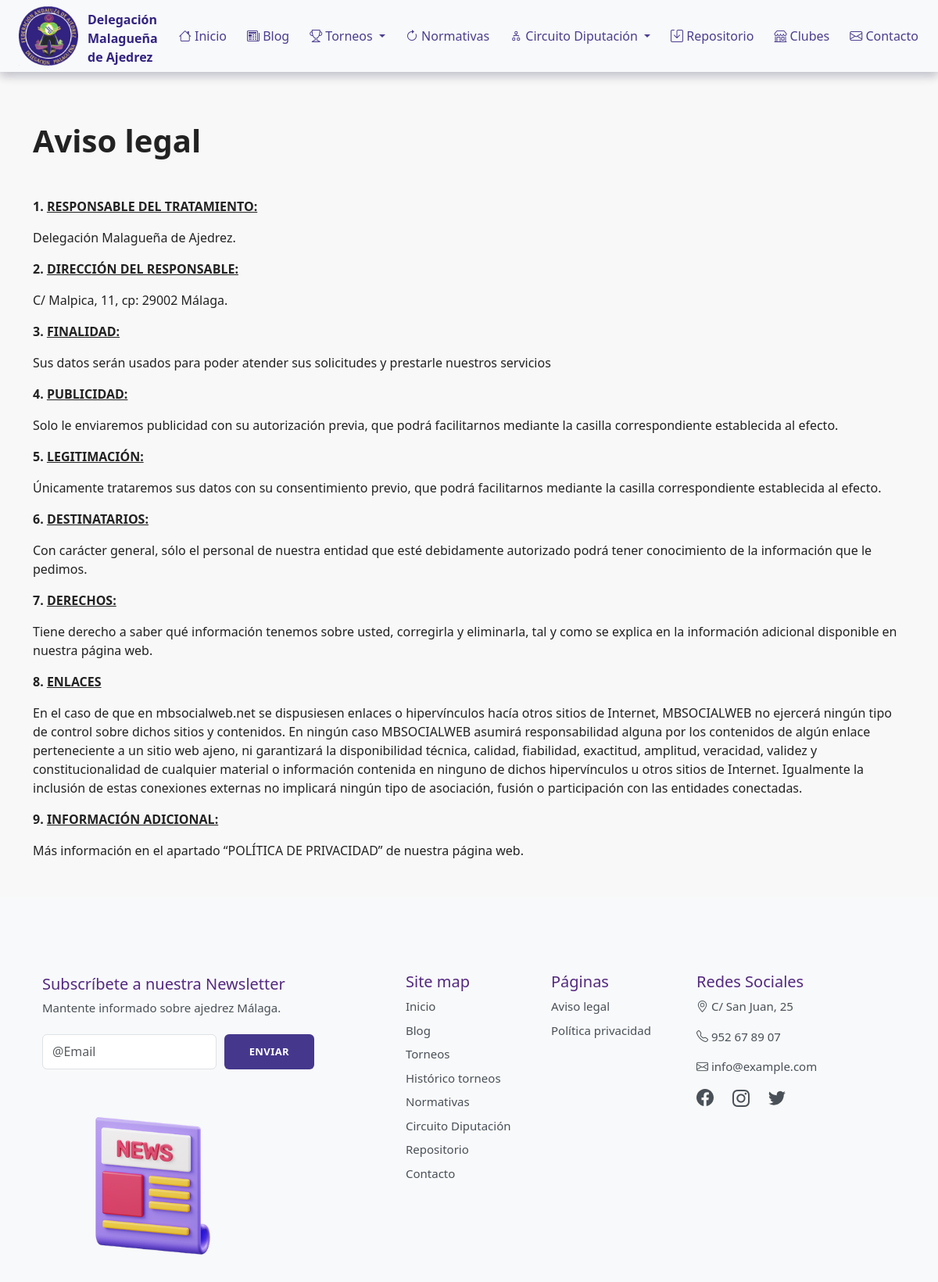
Page /pagina/1/intermedios-y-avanzados/ on the committed database.
### page/models.py (models this page shows, shortened)
class Page(models.Model):
    title = models.CharField('titulo', max_length=100)
    content = RichTextUploadingField('contenido')
    created = models.DateTimeField('fecha de creación', auto_now_add=True)
    updated = models.DateTimeField('fecha de edición', auto_now=True)
    class Meta:
        ordering = ['title']
        verbose_name = 'página'
        verbose_name_plural = 'páginas'

### page/views.py (the view)
# urls.py: path("pagina/", include("page.urls", namespace="pagina")),
def page(request, page_id, page_title):
    page_name = get_object_or_404(Page, id=page_id)
    _page_title = page_title
    return render(request, 'page/sample.html', {'page': page_name})

### page/templatetags/pages_extras.py (called while the page is built)
@register.simple_tag
def get_page_list():
    pages = Page.objects.all()
    return pages

### page/templates/page/sample.html (shortened to what this page needs)
{% extends "core/base.html" %}
{% load static %}
{% block main %}
  <main>
    <div class="container mt-5 pt-3">
      {{ page.content|safe }}
    </div>
  </main>
{% endblock main%}

### core/templates/core/base.html (shortened to what this page needs)
<!DOCTYPE html>
<html lang="es">
  {% load static %}
  <head>
    <link rel="stylesheet" href="{% static 'core/css/bootstrap.min.css' %}" />
    <link rel="stylesheet" href="https://cdn.jsdelivr.net/npm/bootstrap-icons@1.10.3/font/bootstrap-icons.css">
    <link rel="stylesheet" href="{% static 'core/css/main.css' %}" />
  </head>
  <body>
    <header class="sticky-top shadow-sm">
      <nav class="navbar navbar-expand-xl navbar-light bg-light">
        <div class="container-fluid gap">
          <a class="navbar-brand" href="{% url 'torneo:inicio' %}"></a>
          <div class="collapse navbar-collapse" id="navbarSupportedContent">
            <ul class="navbar-nav mb-2 mb-lg-0">
              <li class="nav-item">
                <a class="nav-link {% if request.path == '/' %}active{% endif %}" href="{% url 'torneo:inicio' %}"><i class="bi bi-house"></i> Inicio</a>
              </li>
              <li class="nav-item">
                <a class="nav-link {% if request.path|slice:":6" == '/blog/' %}active{% endif %}" href="{% url 'blog:post-list' %}"><i class="bi bi-newspaper"></i> Blog</a>
              </li>
              <li class="nav-item dropdown">
                <a
                  class="nav-link dropdown-toggle {% if request.path|slice:":9" == '/torneos/' %}active{% endif %}"
                  aria-current="page"
                  href="{% url 'torneo:agenda' %}"
                  id="navbarDropdown"
                  role="button"
                  data-bs-toggle="dropdown"
                  aria-expanded="false"
                >
                  <i class="bi bi-trophy"></i> Torneos
                </a>
              </li>
              <li class="nav-item">
                <a class="nav-link {% if request.path|slice:":12" == '/normativas/' %}active{% endif %}" href="{% url 'normativa:circulares' %}" tabindex="-1" aria-disabled="true"
                  ><i class="bi bi-arrow-clockwise"></i> Normativas</a
                >
              </li>
              <li class="nav-item dropdown">
                <a class="nav-link dropdown-toggle {% if request.path|slice:":21" == '/circuito-diputacion/' %}active{% endif %}"
                  aria-current="page"
                  href="{% url 'circuitos:new_tournaments' %}"
                  id="navbarDropdown"
                  role="button"
                  data-bs-toggle="dropdown"
                  aria-expanded="false"
                  >
                  <i class="bi bi-diagram-2"></i> Circuito Diputación
                </a>
              </li>
              <li class="nav-item">
                <a class="nav-link" href="#"><i class="bi bi-save"></i> Repositorio</a>
              </li>
              <li class="nav-item">
                <a class="nav-link {% if request.path|slice:":19" == '/clubes-de-ajedrez/' %}active{% endif %}" href="{% url 'escuelas:schools' %}"><i class="bi bi-shop"></i> Clubes</a>
              </li>
              <li class="nav-item">
                <a class="nav-link {% if request.path|slice:":10" == '/contacto/' %}active{% endif %}" href="{% url 'contacto:contact' %}"><i class="bi bi-envelope"></i> Contacto</a>
              </li>
            </ul>
          </div>
        </div>
      </nav>
    </header>
    {% block main %}{% endblock main %}
    <footer class="bd-footer py-4 py-md-5 mt-5 bg-light">
      <div class="container py-4 py-md-5 px-4">
        <div class="row">
          <div class="col-lg-4 mb-5">
            <p class="fs-5 mb-1 text-purple">Subscríbete a nuestra Newsletter</p>
            <div class="newsletter-subscribe">
              <div class="intro">
                <p>Mantente informado sobre ajedrez Málaga.</p>
              </div>
              <form class="d-flex">
                <input class="form-control" type="email" name="email" placeholder="@Email">
                <button class="btn btn-primary" type="button">Enviar</button>
              </form>
            </div>
          </div>
          <div class="col-6 col-lg-2 offset-lg-1 mb-3">
            <h5 class="text-purple">Site map</h5>
            <ul class="list-unstyled">
              <li class="mb-2"><a href="#">Inicio</a></li>
              <li class="mb-2"><a href="#">Blog</a></li>
              <li class="mb-2"><a href="#">Torneos</a></li>
              <li class="mb-2"><a href="#">Histórico torneos</a></li>
              <li class="mb-2"><a href="#">Normativas</a></li>
              <li class="mb-2"><a href="#">Circuito Diputación</a></li>
              <li class="mb-2"><a href="#">Repositorio</a></li>
              <li class="mb-2"><a href="#">Contacto</a></li>
            </ul>
          </div>
          <div class="col-6 col-lg-2 mb-3">
            <h5 class="text-purple">Páginas</h5>
            <ul class="list-unstyled">
              {% load pages_extras %}
              {% get_page_list as page_list %}
              {% for page in page_list %}
              <li class="mb-2">
                <a href="{% url 'pagina:page' page.id page.title|slugify %}" rel="nofollow">{{ page.title }}</a>
              </li>
              {% endfor %}
            </ul>
          </div>
          <div class="col-6 col-lg-3 mb-3">
            <h5 class="text-purple">Redes Sociales</h5>
            <p><i class="bi bi-geo-alt"></i> C/ San Juan, 25</p>
            <p><i class="bi bi-telephone"></i> 952 67 89 07</p>
            <p><i class="bi bi-envelope"></i> info@example.com</p>
            <ul class="list-unstyled d-flex redes-sociales">
              <li class="me-4">
                <a href="#">
                </a>
              </li>
              <li class="me-4">
                <a href="#"><i class="bi bi-instagram"></i></a>
              </li>
              <li class="me-4">
                <a href="#">
                </a>
              </li>
            </ul>
          </div>
        </div>
      </div>
    </footer>
  </body>
</html>

### core/static/core/css/main.css (style rules this page uses)
:root { --nav-link-active: #e7f3ff; --background-link-active: #322381; --nav-link-hover: #1181e8; --bs-list-group-item-padding-y: 0.5rem; --bs-list-group-item-padding-x: 1rem; --max-width: 1248px; }
html { scroll-behavior: smooth; }
body { background-color: #f8f8f8; overflow-x: hidden; color: #222; -webkit-font-smoothing: antialiased; -moz-osx-font-smoothing: grayscale; text-rendering: optimizeLegibility; }
.shadow-sm { -webkit-box-shadow: 0 8px 12px 0 rgb(29 17 51 / 4%), 0 3px 16px 0 rgb(9 32 77 / 12%), 0 5px 10px 0 rgb(29 17 51 / 12%) !important; box-shadow: 0 8px 12px 0 rgb(29 17 51 / 4%), 0 3px 16px 0 rgb(9 32 77 / 12%), 0 5px 10px 0 rgb(29 17 51 / 12%) !important; }
.text-purple { color: #532980 !important; }
.newsletter-subscribe { color: #313437; }
.newsletter-subscribe p { color: #495057; line-height: 1.5; }
.newsletter-subscribe .intro p { margin-bottom: 22px; }
.newsletter-subscribe form .form-control { margin-right: 10px; }
.newsletter-subscribe form .btn { padding: 16px 32px; border: none; background: none; box-shadow: none; text-shadow: none; opacity: 0.9; text-transform: uppercase; font-weight: bold; font-size: 13px; letter-spacing: 0.4px; line-height: 1; }
.newsletter-subscribe form .btn-primary { background-color: #322381 !important; color: #fff; outline: none !important; }
.navbar-brand { background-image: url("../img/logo.webp"); background-repeat: no-repeat; background-position: center; background-size: contain; height: 76px; margin-right: 0; position: relative; padding: 0; width: 100px; }
a.navbar-brand::after { position: absolute; color: #322381; top: 7%; content: "Delegación \A Malagueña \A de Ajedrez"; font-size: 16px; font-weight: 600; left: 100%; white-space: pre-wrap; }
.nav-link { color: rgba(50, 35, 129, 0.88); }
.nav-item { margin: 0 5px; }
.nav-link { padding: var(--bs-list-group-item-padding-y) var(--bs-list-group-item-padding-x); }
footer { position: relative; overflow-x: hidden; font-size: 15px; z-index: 1; }
footer::after { content: ""; position: absolute; left: 0; bottom: 0; top: 50%; width: 50%; background-image: url("../img/newsletter-2.png"); background-repeat: no-repeat; background-size: contain; background-position: 25% bottom; z-index: -1; }
.bd-footer a, .bd-footer p { color: #495057; text-decoration: none; }
.redes-sociales a { display: block; }
.bi-instagram { font-size: 22px; }
.bi-instagram::before { vertical-align: 0.015em; }
@media screen and (min-width: 1200px) { .navbar-expand-xl .navbar-collapse { display: flex !important; flex-basis: auto; justify-content: flex-end; } }

### rows in the picture
Page: content "Aviso legal 1. RESPONSABLE DEL TRATAMIENTO: Delegación Malagueña de Ajedrez. 2. DIRECCIÓN DEL RESPONSABLE: C/ Malpica, 11, cp: 29002 Málaga. 3. FINALIDAD: Sus datos serán usados para poder atender sus solicitudes y prestarle nuestros servicios 4. PUBLICIDAD: Solo le enviaremos publicidad con su autorización previa, que podrá facilitarnos mediante la casilla correspondiente establecida al efecto. 5. LEGITIMACIÓN: Únicamente trataremos sus datos con su consentimiento previo, que podrá facilitarnos mediante la casilla correspondiente establecida al efecto. 6. DESTINATARIOS: Con carácter general, sólo el personal de nuestra entidad que esté debidamente autorizado podrá tener conocimiento de la…", title "Aviso legal"
Page: title "Política privacidad"
